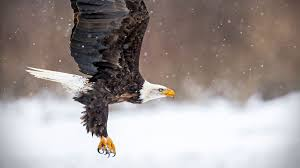
#> input picture Images/baldeagle.jpg, 300 x 168 px
$ python rotate.py --image Images/baldeagle.jpg
#> lines starting #> are read from the running program, lines starting #| are printed output that depends on the picture
import numpy as np
import cv2
import imutils
import argparse

ap = argparse.ArgumentParser()
ap.add_argument("-1","--image",required = True, help = "please input path to image file")
args = vars(ap.parse_args())

image = cv2.imread(args["image"])
#> image is the input picture: shape (168, 300, 3); mean B, G, R 149.8, 151.9, 160.8
cv2.imshow("original",image)
cv2.waitKey(0)


rotated = imutils.rotate(image, -45)
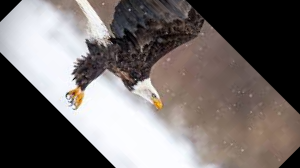
#> rotated: shape (168, 300, 3); mean B, G, R 108, 109.9, 116.7
cv2.imshow("Rotated45",rotated)
cv2.waitKey(0)
